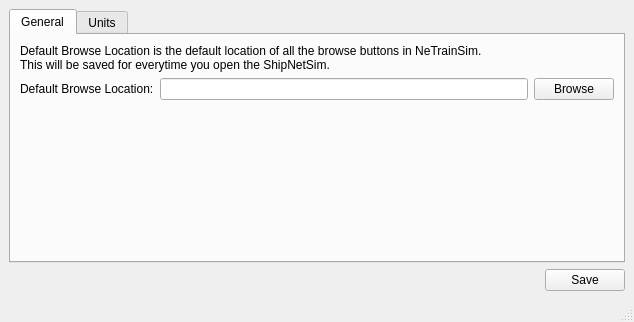
<?xml version="1.0" encoding="UTF-8"?>
<ui version="4.0">
 <class>settingsWindow</class>
 <widget class="QMainWindow" name="settingsWindow">
  <property name="geometry">
   <rect>
    <x>0</x>
    <y>0</y>
    <width>634</width>
    <height>322</height>
   </rect>
  </property>
  <property name="windowTitle">
   <string>Settings</string>
  </property>
  <property name="windowIcon">
   <iconset resource="../media/src.qrc">
    <normaloff>:/Logo25x25.png</normaloff>:/Logo25x25.png</iconset>
  </property>
  <widget class="QWidget" name="centralwidget">
   <layout class="QGridLayout" name="gridLayout">
    <item row="2" column="0">
     <layout class="QHBoxLayout" name="horizontalLayout_2">
      <item>
       <spacer name="horizontalSpacer_2">
        <property name="orientation">
         <enum>Qt::Horizontal</enum>
        </property>
        <property name="sizeHint" stdset="0">
         <size>
          <width>40</width>
          <height>20</height>
         </size>
        </property>
       </spacer>
      </item>
      <item>
       <widget class="QPushButton" name="pushButton_save">
        <property name="text">
         <string>Save</string>
        </property>
       </widget>
      </item>
     </layout>
    </item>
    <item row="1" column="0">
     <widget class="QTabWidget" name="tabWidget">
      <property name="currentIndex">
       <number>0</number>
      </property>
      <widget class="QWidget" name="tab">
       <attribute name="title">
        <string>General</string>
       </attribute>
       <layout class="QGridLayout" name="gridLayout_2">
        <item row="2" column="0">
         <layout class="QVBoxLayout" name="verticalLayout">
          <item>
           <widget class="QLabel" name="label_2">
            <property name="text">
             <string>Default Browse Location is the default location of all the browse buttons in NeTrainSim. 
This will be saved for everytime you open the ShipNetSim.</string>
            </property>
            <property name="wordWrap">
             <bool>true</bool>
            </property>
           </widget>
          </item>
          <item>
           <layout class="QHBoxLayout" name="horizontalLayout">
            <item>
             <widget class="QLabel" name="label">
              <property name="text">
               <string>Default Browse Location:</string>
              </property>
             </widget>
            </item>
            <item>
             <widget class="QLineEdit" name="lineEdit_defaultBrowseLocation"/>
            </item>
            <item>
             <widget class="QPushButton" name="pushButton_browse">
              <property name="text">
               <string>Browse</string>
              </property>
             </widget>
            </item>
           </layout>
          </item>
          <item>
           <spacer name="verticalSpacer">
            <property name="orientation">
             <enum>Qt::Vertical</enum>
            </property>
            <property name="sizeHint" stdset="0">
             <size>
              <width>20</width>
              <height>40</height>
             </size>
            </property>
           </spacer>
          </item>
         </layout>
        </item>
       </layout>
      </widget>
      <widget class="QWidget" name="tab_units">
       <attribute name="title">
        <string>Units</string>
       </attribute>
       <layout class="QGridLayout" name="gridLayout_3">
        <item row="0" column="0">
         <layout class="QVBoxLayout" name="verticalLayout_2">
          <item>
           <widget class="QLabel" name="label_5">
            <property name="text">
             <string>Default units are the display and output units of the ShipNetSim.</string>
            </property>
           </widget>
          </item>
          <item>
           <layout class="QHBoxLayout" name="horizontalLayout_3">
            <item>
             <widget class="QLabel" name="label_3">
              <property name="maximumSize">
               <size>
                <width>100</width>
                <height>16777215</height>
               </size>
              </property>
              <property name="text">
               <string>Default Units:</string>
              </property>
             </widget>
            </item>
            <item>
             <widget class="QComboBox" name="comboBox">
              <property name="minimumSize">
               <size>
                <width>200</width>
                <height>0</height>
               </size>
              </property>
              <item>
               <property name="text">
                <string>metric</string>
               </property>
              </item>
              <item>
               <property name="text">
                <string>US customary</string>
               </property>
              </item>
             </widget>
            </item>
            <item>
             <spacer name="horizontalSpacer">
              <property name="orientation">
               <enum>Qt::Horizontal</enum>
              </property>
              <property name="sizeHint" stdset="0">
               <size>
                <width>40</width>
                <height>20</height>
               </size>
              </property>
             </spacer>
            </item>
           </layout>
          </item>
          <item>
           <widget class="QLabel" name="label_4">
            <property name="text">
             <string>A restart is required to update the units.</string>
            </property>
           </widget>
          </item>
          <item>
           <spacer name="verticalSpacer_2">
            <property name="orientation">
             <enum>Qt::Vertical</enum>
            </property>
            <property name="sizeHint" stdset="0">
             <size>
              <width>20</width>
              <height>40</height>
             </size>
            </property>
           </spacer>
          </item>
         </layout>
        </item>
       </layout>
      </widget>
     </widget>
    </item>
   </layout>
  </widget>
  <widget class="QMenuBar" name="menubar">
   <property name="geometry">
    <rect>
     <x>0</x>
     <y>0</y>
     <width>634</width>
     <height>25</height>
    </rect>
   </property>
  </widget>
  <widget class="QStatusBar" name="statusbar"/>
 </widget>
 <resources>
  <include location="../media/src.qrc"/>
 </resources>
 <connections/>
</ui>
